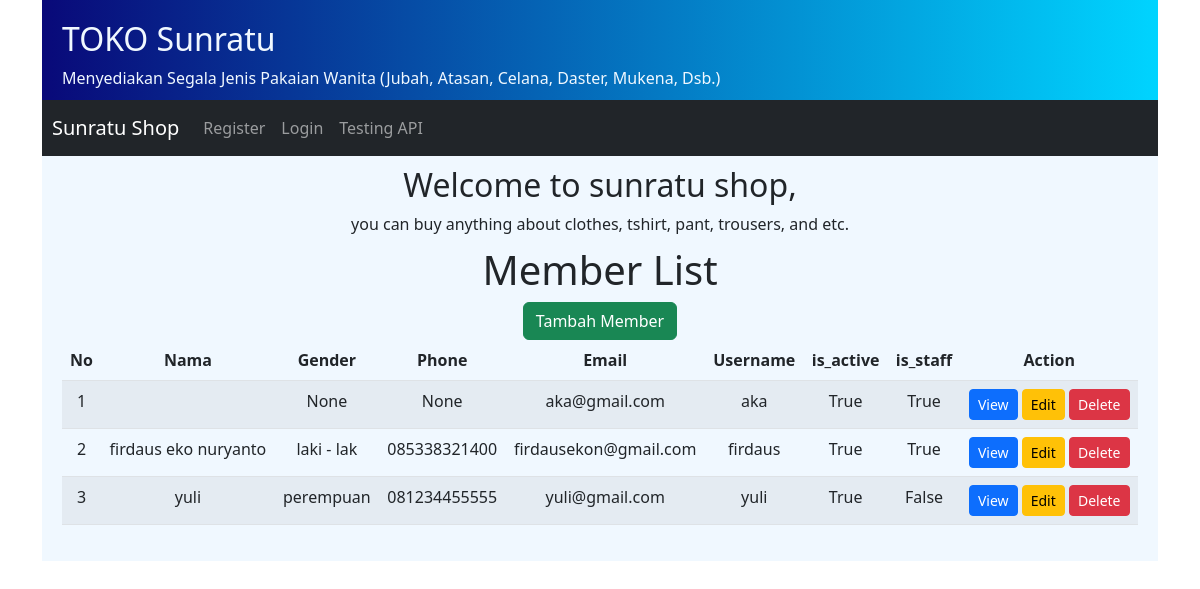
/members/, run on an earlier commit of the app's database.
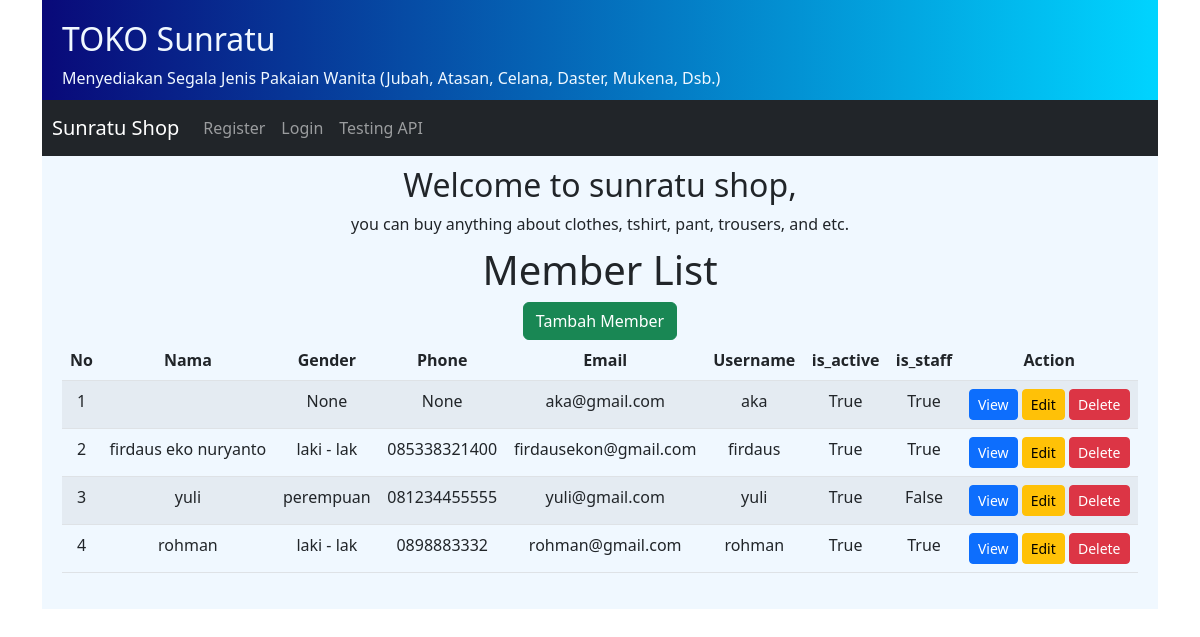
And on a later commit of the database.
### myapp/models.py (models this page shows, shortened)
class Member(AbstractUser):
    name = models.CharField(max_length=50)
    gender = models.CharField(max_length=10, null=True, blank=True)
    phone = models.CharField(max_length=12, null=True, blank=True)

### myapp/views.py (the view)
# urls.py: path('members/', views.member_list, name='member_list'),
def member_list(request):
    members = Member.objects.all()
    return render(request, 'myapp/member_list.html', {'members': members})

### myapp/templates/myapp/member_list.html (shortened to what this page needs)
{% extends "myapp/master_template.html" %}
{% block content %}
<div class="container" style="background-color: aliceblue">
  <div class="row text-center" style="padding: 10px">
    <div class="col">
      <h2 class="">Welcome to sunratu shop,</h2>
      you can buy anything about clothes, tshirt, pant, trousers, and etc.
      <div class="container-body">
        <div class="row" style="padding: 10px">
            <h1>Member List</h1>
            <a href="{% url 'member_create' %}"><button class="btn btn-success">Tambah Member</button></a>
            <table class="table table-striped" style="width: 100%;" align="center">
                <thead>
                <tr>
                    <th>No</th>
                    <th>Nama</th>
                    <th>Gender</th>
                    <th>Phone</th>
                    <th>Email</th>
                    <th>Username</th>
                    <th>is_active</th>
                    <th>is_staff</th>
                    <th>Action</th>
                </tr>
            </thead>
            <tbody>
                {% for member in members %}
                <tr>
                    <td>{{ forloop.counter }}</td>
                    <td>{{ member.name }}</td>
                    <td>{{ member.gender }}</td>
                    <td>{{ member.phone }}</td>
                    <td>{{ member.email }}</td>
                    <td>{{ member.username }}</td>
                    <td>{{ member.is_active }}</td>
                    <td>{{ member.is_staff }}</td>
                    <td>
                        <a href="{% url 'member_detail' member.id %}" class="btn btn-primary btn-sm">View</a>
                      <a href="{% url 'member_update' member.id %}" class="btn btn-warning btn-sm">Edit</a>
                        <form method="POST" action="{% url 'member_delete' member.id %}" style="display: inline;">
                          <button type="submit" class="btn btn-danger btn-sm">Delete</button>
                        </form>
                      </td>
                </tr>
                {% endfor %}
            </tbody>
            </table>
      </div>
    </div>
  </div>
</div>
{% endblock %}

What changed in the data, as far as the page shows it:
added Member: name "rohman", gender "laki - lak", phone "0898883332", email "rohman@gmail.com", username "rohman", is_active "True", is_staff "True"
